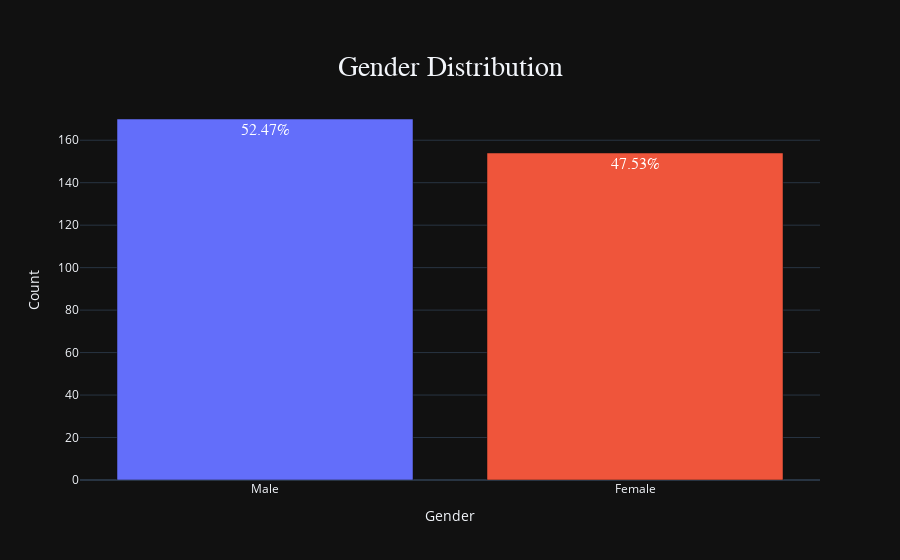

The code cell stored with this chart in its notebook:
### Markdown cell above
##### We calculated the counts and percentages for each gender in the dataset to understand the distribution. The results were visualized using an interactive bar plot created with Plotly. This visualization helps in quickly identifying any gender imbalances in the dataset, which could be important for model fairness and bias analysis.

### Code cell
# Calculate the counts and percentages for each gender
gender_counts = df['Gender'].value_counts()
gender_percentages = df['Gender'].value_counts(normalize=True) * 100

# Create a DataFrame for Plotly
gender_counts_df = gender_counts.reset_index()
gender_counts_df.columns = ['Gender', 'Count']
gender_counts_df['Percentage'] = gender_percentages.values

# Create an interactive bar plot using Plotly
fig = px.bar(gender_counts_df, 
             x='Gender', 
             y='Count', 
             color='Gender', 
             title='Gender Distribution',
             color_discrete_sequence=px.colors.qualitative.Plotly,
             text=gender_counts_df['Percentage'].apply(lambda x: f"{x:.2f}%"),
             template='plotly_dark')

custom_layout(fig) 

fig.update_traces(
    textfont={
        'size': 16,
        'family': 'Arial',
        'color': '#FFFFFF'
    },
    hovertemplate='<b>Gender</b>: %{x}<br><b>Count</b>: %{y}<br><b>Percentage</b>: %{text}<extra></extra>'
)

iplot(fig)

### Figure 1 — Plotly figure (JSON) as saved in the notebook; plotly's stock layout.template omitted (floating-point values rounded to 4 significant figures)
{"data": [{"alignmentgroup": "True", "hovertemplate": "<b>Gender</b>: %{x}<br><b>Count</b>: %{y}<br><b>Percentage</b>: %{text}<extra></extra>", "legendgroup": "Male", "marker": {"color": "#636EFA", "pattern": {"shape": ""}}, "name": "Male", "offsetgroup": "Male", "orientation": "v", "showlegend": true, "text": ["52.47%"], "textfont": {"color": "#FFFFFF", "family": "Arial", "size": 16}, "textposition": "auto", "type": "bar", "x": ["Male"], "xaxis": "x", "y": [170], "yaxis": "y"}, {"alignmentgroup": "True", "hovertemplate": "<b>Gender</b>: %{x}<br><b>Count</b>: %{y}<br><b>Percentage</b>: %{text}<extra></extra>", "legendgroup": "Female", "marker": {"color": "#EF553B", "pattern": {"shape": ""}}, "name": "Female", "offsetgroup": "Female", "orientation": "v", "showlegend": true, "text": ["47.53%"], "textfont": {"color": "#FFFFFF", "family": "Arial", "size": 16}, "textposition": "auto", "type": "bar", "x": ["Female"], "xaxis": "x", "y": [154], "yaxis": "y"}], "layout": {"barmode": "relative", "hoverlabel": {"bgcolor": "#111", "font": {"family": "Arial", "size": 16}}, "legend": {"title": {"text": "Gender"}, "tracegroupgap": 0}, "showlegend": false, "title": {"font": {"family": "Arial", "size": 28}, "text": "Gender Distribution", "x": 0.5, "xanchor": "center", "y": 0.9, "yanchor": "top"}, "xaxis": {"anchor": "y", "categoryarray": ["Male", "Female"], "categoryorder": "array", "domain": [0, 1], "title": {"text": "Gender"}}, "yaxis": {"anchor": "x", "domain": [0, 1], "title": {"text": "Count"}}}}
